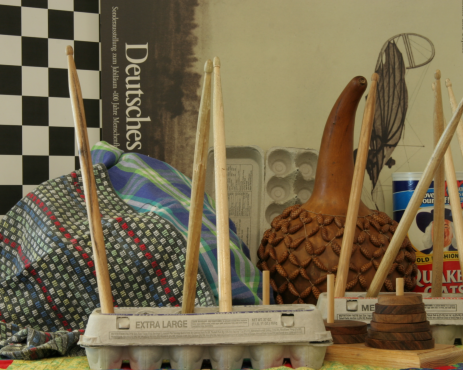
#> input picture df-ms-data/same_img/view1_4.png, 463 x 370 px
$ python matching.py
#> lines starting #> are read from the running program, lines starting #| are printed output that depends on the picture; after the words box and inside, x2 and y2 are one past the last pixel; in counts of white or black regions, pixels touching at a corner belong together
import cv2
import numpy as np
from matplotlib import pyplot as plt
import plotmatch
import imageio
from skimage import measure
from skimage import transform


MIN_MATCH_COUNT = 10

imgfile1 = '../df-ms-data/1/df-googleearth-1k-20091227.jpg'
imgfile2 = '../df-ms-data/1/df-googleearth-1k-20181029.jpg'
imgfile1 = '../df-ms-data/1/df-uav-sar-500.jpg'

# 실험을 위해 임의로 추가
imgfile1 = '../df-ms-data/same_img/view1.png'
imgfile2 = '../df-ms-data/same_img/view5.png'

## 비교 실험 논문
imgfile1 = '../df-ms-data/same_img/view1_4.png'
imgfile2 = '../df-ms-data/same_img/view5_4.png'


img1 = imageio.imread(imgfile1)  # queryImage
#> img1 is the input picture: shape (370, 463, 3); mean R, G, B 118.8, 105.6, 76.9
img2 = imageio.imread(imgfile2) # trainImage
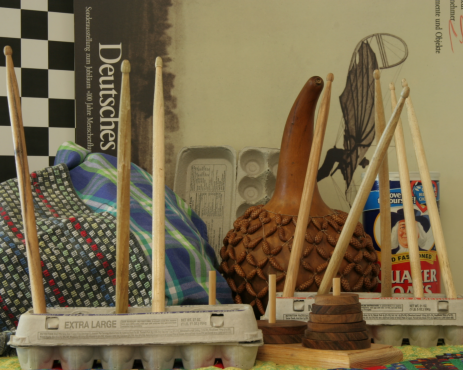
#> input picture df-ms-data/same_img/view5_4.png, 463 x 370 px
#> img2 is the input picture: shape (370, 463, 3); mean R, G, B 122.5, 108.2, 77.4
#img1 = cv2.imread(imgfile1) # queryImage
#img2 = cv2.imread(imgfile2) # trainImage


## 이미지 크기
print(img2.shape)
#| (370, 463, 3)
## 이미지 손상
ih, iw, ic = img2.shape
#> ih = 370; iw = 463; ic = 3
x= iw//2-160; y=ih//2-160; w=160; h=160;
#> after `x = iw // 2 - 160`: x = 71
#> after `y = ih // 2 - 160`: y = 25
img2[y:y+h,x:x+w] = 0
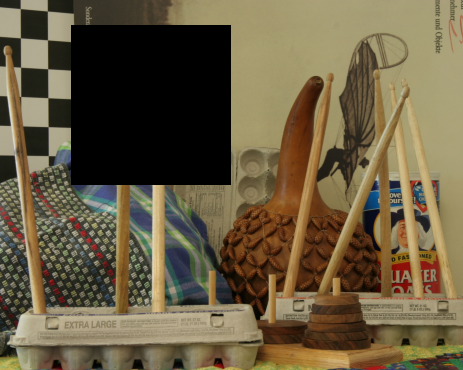
#> img2: shape (370, 463, 3); 14.94% of pixels changed, all inside (x1, y1, x2, y2) = (71, 25, 231, 185)


# Initiate SIFT detector
sift = cv2.xfeatures2d.SIFT_create()

# find the keypoints and descriptors with SIFT
kp1, des1 = sift.detectAndCompute(img1,None)
#> kp1 = 1893 keypoints; strongest (x, y, size): (35, 111, 17.2), (34, 52, 17), (61, 141, 16.8), (35, 140, 17.2)
kp2, des2 = sift.detectAndCompute(img2,None)
#> kp2 = 1463 keypoints; strongest (x, y, size): (60, 84, 16.8), (60, 140, 16), (60, 26, 17.1), (221, 315, 2.1)


'''
# 블로그 매칭 파라미터
# FLANN parameters
FLANN_INDEX_KDTREE = 0

index_params = dict(algorithm = FLANN_INDEX_KDTREE, trees = 5)
search_params = dict(checks=50)   # or pass empty dictionary

flann = cv2.FlannBasedMatcher(index_params,search_params)

matches = flann.knnMatch(des1,des2,k=2)


# Need to draw only good matches, so create a mask
matchesMask = [[0,0] for i in range(len(matches))]

# 2순위 매칭 결과의 0.7배보다 더 가까운 값만 취함
# ratio test as per Lowe's paper
for i,(m,n) in enumerate(matches):
    if m.distance < 0.7*n.distance:
        matchesMask[i]=[1,0]

draw_params = dict(matchColor = (0,255,0),
                   singlePointColor = (255,0,0),
                   matchesMask = matchesMask,
                   flags = 0)


img3 = cv2.drawMatchesKnn(img1,kp1,img2,kp2,matches,None,**draw_params)

plt.imshow(img3,),plt.show()
'''


# --------------------------------------------
# cnn 기반 매칭 파라미터와 동일
# Flann特征匹配, Flann 특징 일치(FLANN 기반 매칭)
FLANN_INDEX_KDTREE = 1

index_params = dict(algorithm=FLANN_INDEX_KDTREE, trees=5)
search_params = dict(checks=40)

flann = cv2.FlannBasedMatcher(index_params, search_params)

# 설정한 FLANN으로 매칭
matches = flann.knnMatch(des1, des2, k=2)
#> matches = 1893 matches

goodMatch = []
locations_1_to_use = []
locations_2_to_use = []


min_dist = 1000
max_dist = 0
disdif_avg = 0
# 매칭 점의 평균 거리차
for m, n in matches:
    disdif_avg += n.distance - m.distance
#> this loop made 1893 passes
#> disdif_avg on passes 1 to 3: 0.152, 15.92, 31.99
#> after the loop, disdif_avg = 87270.7
disdif_avg = disdif_avg / len(matches)
#> disdif_avg = 46.1

print(len(matches))
#| 1893
print(kp1[0])
#> (printed output is left out)
print(type(kp1[0]))
#| <class 'cv2.KeyPoint'>
print(matches[5][0].imgIdx)
#| 0
print(type(matches[0][0]))
#| <class 'cv2.DMatch'>

# cnn 방식으로 수정
for i,(m,n) in enumerate(matches):
    if n.distance > m.distance + disdif_avg:
        goodMatch.append(m)
        locations_1_to_use.append(kp1[m.queryIdx].pt) # 이상... 주의 깊게 살피기
        locations_2_to_use.append(kp2[m.trainIdx].pt)
#> after the loop, goodMatch = 548 matches; locations_1_to_use = 548 pairs, first value 5.56 to 456.9, second value 4.3 to 366.6; locations_2_to_use = 548 pairs, first value 3.34 to 449.8, second value 4.35 to 366.6


# --------------------------------------------------------
# 좋은 매칭으로 골라진 매칭점 개수 출력
print('match num is %d' % len(goodMatch))
#| match num is 548
# 좋은 매칭으로 골라진 매칭점으로 fundmental metrix 출력
locations_1_to_use=np.asarray(locations_1_to_use)
locations_2_to_use=np.asarray(locations_2_to_use)
F, mask = cv2.findFundamentalMat(locations_1_to_use,locations_2_to_use,cv2.FM_8POINT);
#> F = [[1.98e-05, 0.000149, -0.0359], [-0.000151, 7.97e-05, 0.0548], [0.028, -0.0768, 1]]; mask = 548 values from 1 to 1
print('Fundamental Matrix is ')
print(F)
#| [[ 1.97983331e-05  1.48944775e-04 -3.59178559e-02]
#|  [-1.50941096e-04  7.97227150e-05  5.48260253e-02]
#|  [ 2.80063640e-02 -7.67886792e-02  1.00000000e+00]]
# F행렬 소수점 2번째 자리에서 반올림하기
print(np.round(F,3))
#| [[ 0.     0.    -0.036]
#|  [-0.     0.     0.055]
#|  [ 0.028 -0.077  1.   ]]
# --------------------------------------------------------

# ransca
_, inliers = measure.ransac((locations_1_to_use, locations_2_to_use),
                          transform.AffineTransform,
                          min_samples=3,
                          residual_threshold=30,
                          max_trials=1000)
inlier_idxs = np.nonzero(inliers)[0]
#> inlier_idxs = 392 values from 29 to 546
print('Found %d inliers' % sum(inliers))
#| Found 392 inliers

# Visualize correspondences, and save to file.
#1 绘制匹配连线, 1 일치하는 연결 그리기
plt.rcParams['savefig.dpi'] = 100 #图片像素 , 이미지 픽셀
plt.rcParams['figure.dpi'] = 100 #分辨率 , 해상도
plt.rcParams['figure.figsize'] = (4.0, 3.0) # 设置figure_size尺寸 , figure_size 크기 설정
_, ax = plt.subplots()
plotmatch.plot_matches(
    ax,
    img1,
    img2,
    locations_1_to_use,
    locations_2_to_use,
    np.column_stack((inlier_idxs, inlier_idxs)),
    # 매칭 안된 포인트 안 그리기
    #plot_matche_points = False,
    # 매칭 안된 포인트 그리기
    plot_matche_points = True,
    matchline = True,
    matchlinewidth = 0.3)
#> (this line was passed over: plotmatch is not available in this run)
ax.axis('off')
ax.set_title('')
plt.show()
